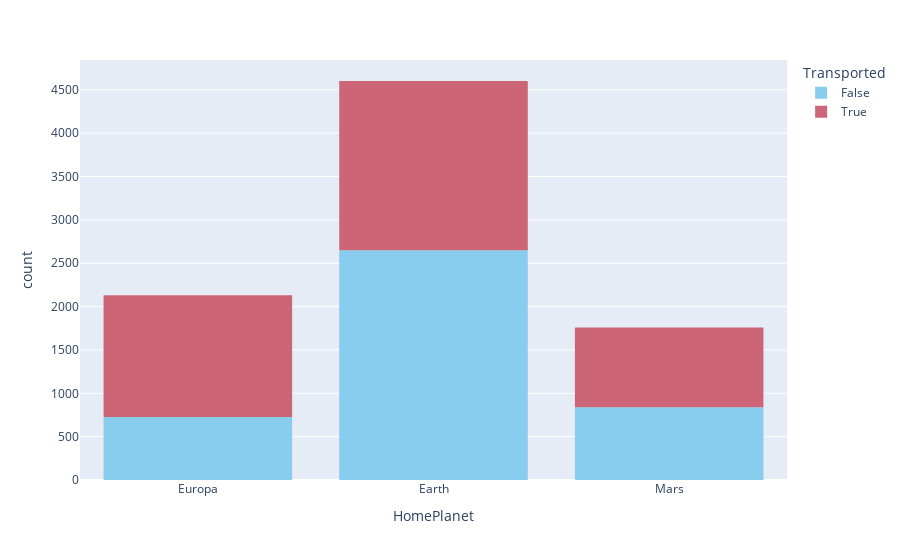

Notebook code for this chart:
### Markdown cell above
Passengers from Europa are slightly more likely to be transported

### Code cell
px.histogram(data_frame=train_df, x = 'HomePlanet', color='Transported', color_discrete_sequence=px.colors.qualitative.Safe)

### Figure 1 — Plotly figure (JSON) as saved in the notebook; plotly's stock layout.template omitted (floating-point values rounded to 4 significant figures; data arrays with more than 128 entries replaced by an {"elided": "..."} marker saying what was removed)
{"data": [{"alignmentgroup": "True", "bingroup": "x", "hovertemplate": "Transported=False<br>HomePlanet=%{x}<br>count=%{y}<extra></extra>", "legendgroup": "False", "marker": {"color": "rgb(136, 204, 238)", "pattern": {"shape": ""}}, "name": "False", "offsetgroup": "False", "orientation": "v", "showlegend": true, "type": "histogram", "x": {"elided": "4315 str values"}, "xaxis": "x", "yaxis": "y"}, {"alignmentgroup": "True", "bingroup": "x", "hovertemplate": "Transported=True<br>HomePlanet=%{x}<br>count=%{y}<extra></extra>", "legendgroup": "True", "marker": {"color": "rgb(204, 102, 119)", "pattern": {"shape": ""}}, "name": "True", "offsetgroup": "True", "orientation": "v", "showlegend": true, "type": "histogram", "x": {"elided": "4378 str values"}, "xaxis": "x", "yaxis": "y"}], "layout": {"barmode": "relative", "legend": {"title": {"text": "Transported"}, "tracegroupgap": 0}, "margin": {"t": 60}, "xaxis": {"anchor": "y", "domain": [0, 1], "title": {"text": "HomePlanet"}}, "yaxis": {"anchor": "x", "domain": [0, 1], "title": {"text": "count"}}}}
